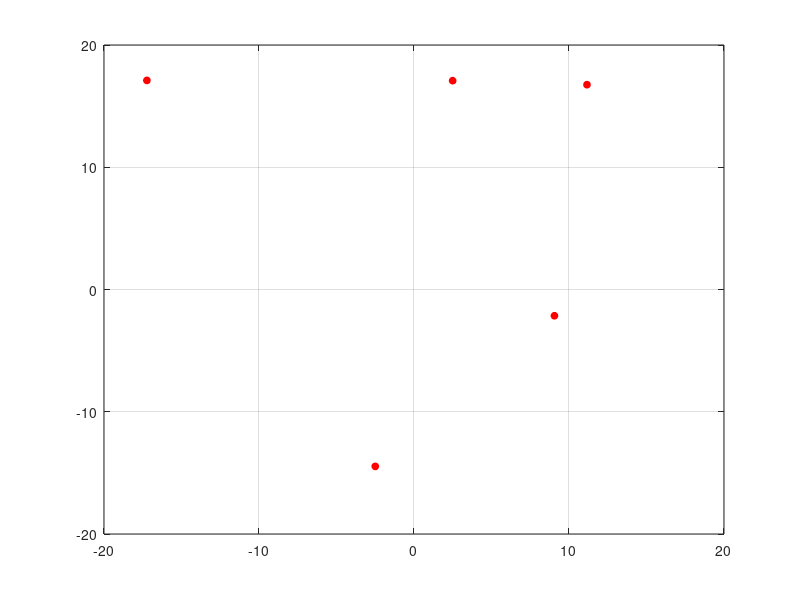

Reproduce this figure in MATLAB. (Note: this script raises an error after producing the figure.)
%% 2D multi-robot simulation for the master thesis titled:
% Control barrier function-enabled human-in-the-loop control for 
% multi-robot systems. By Victor Nan Fernandez-Ayala (vnfa@kth.se)

clear; clc; close all;

%% Parameter setup

% Dimensionality of the problem
dim = 2;

% Arena size
x_max = 20;
y_max = 20;

% Robot size/diameter (modelled as a circle with a directional arrow)
d_robot = 1;

% Frequency of update of the simulation (in Hz)
freq = 50;

% Maximum time of the simulation (in seconds)
max_T = 30;

% Ideal formation positions
formation_positions = [[0, 2]; [0, 0]; [0, -2]; [2, 2]; [2, -2]];

% List of neighbours for each robot
neighbours = {[2, 4]; [1, 3, 4, 5]; [2, 5]; [1, 2]; [2, 3]};

% CBF Communication maintenance or obstacle avoidance activation 
% (1 is activated/0 is deactivated)
cm = 1;
oa = 1;

% Safe distance for communication maintenance and obstacle avoidance
d_cm = 2.75;
d_oa = 1.5;

% Variable to determine if HuIL is active or not 
% (1 is activated/0 is deactivated) as well as the robot it affects
huil = 1;
human_robot = 5;

%% Pre-calculations needed for controller and simulation

% Modify ideal formation positions to one column vector
pd = reshape(formation_positions',[],1);

% Get the number of robots
number_robots = length(neighbours);

number_edges = 0;
% Get graph Laplacian and number of edges
L = zeros(number_robots,number_robots);
for i=1:number_robots
    L(i,i) = length(neighbours{i});
    number_edges = number_edges + length(neighbours{i});
    for j=1:length(neighbours{i})
        L(i,neighbours{i})=-1;
    end
end
number_edges = number_edges/2;

% Create edge list
edges = zeros(number_edges,2);
e = 1;
for i=1:length(neighbours)
    for j = 1:length(neighbours{i})
        if i < neighbours{i}(j)
            edges(e,1) = i;
            edges(e,2) = neighbours{i}(j);
            e = e+1;
        end
    end
end
if e ~= number_edges+1
    fprint("An error creating the list of edges happened");
end


%% Simulation and visualization loop

max_time_size = max_T/(1/freq);

% Initialize position
p = x_max*2*rand(number_robots*dim,1)-x_max;

% Initialize visualization
for j = 1:number_robots
    plot(p(2*j-1),p(2*j),'or','MarkerSize',5,'MarkerFaceColor','r');
    grid on;
    hold on;
end
axis([-x_max x_max -y_max y_max])
title("Arena, t="+"0.00");
hold off;

% Start simulation loop
for i = 1:max_time_size
    
    % Compute nominal controller
    u_nom = formationController(L, p, pd);
    
    % Add HuIL controll
    u = huilController(u_nom, huil, human_robot, i, max_time_size);
    
    % Compute CBF constrained controller
    u = cbfController(p, u, cm, oa, d_cm, d_oa, edges);
    
    % Update the system using dynamics
    pdot = systemDynamics(p, u);
    p = pdot*(1/freq) + p;
    
    % Update visualization graph
    for j = 1:number_robots
        plot(p(2*j-1),p(2*j),'or','MarkerSize',5,'MarkerFaceColor','r');
        grid on;
        hold on;
    end
    axis([-x_max x_max -y_max y_max]);
    title(sprintf("Arena, t=%.*f", 2, i*1/freq));
    hold off;
    pause(1/freq);
    
end

